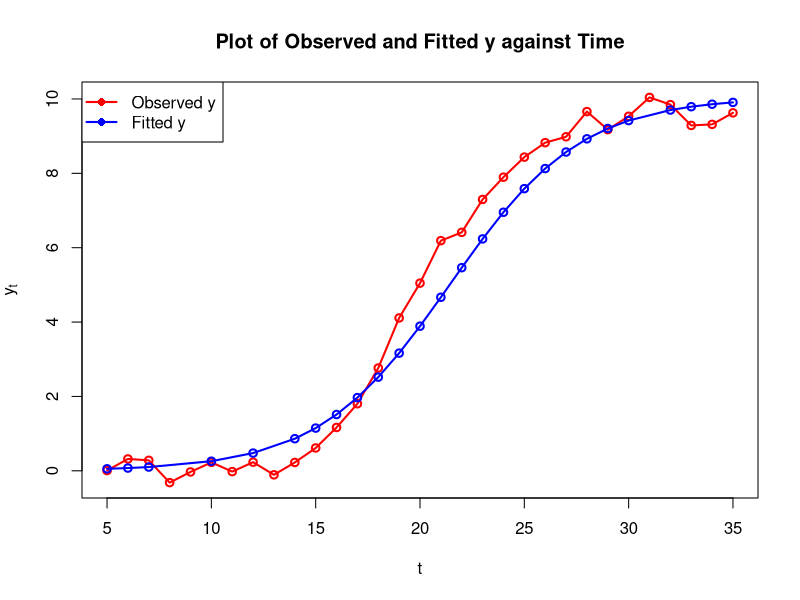

The R script that drew this image:
### "Improvements to nls()" - GSOC'21
## Easy

# test data

time <- c( 5,  6,  7,  8,  9, 10, 11, 12, 13, 14, 15, 16,
 17, 18, 19, 20, 21, 22, 23, 24, 25, 26, 27, 28, 29,
 30, 31, 32, 33, 34, 35)
y <- c( 0.0074203,  0.3188325,  0.2815891, -0.3171173, -0.0305409,  0.2266773,
  -0.0216102,  0.2319695, -0.1082007,  0.2246899,  0.6144181,  1.1655192,
  1.8038330,  2.7644418,  4.1104270,  5.0470456,  6.1896092,  6.4128618,
  7.2974793,  7.8965245,  8.4364991,  8.8252770,  8.9836204, 9.6607736,
  9.1746182,  9.5348823, 10.0421165,  9.8477874,  9.2886090,  9.3169916,
  9.6270209 )


# Plot y vs. time

plot(time,y,xlab="t",ylab=expression(y[t]),
main="Plot of Observed and Fitted y against Time",lwd=2,col="red",type="o")

# clean the data
time <- time[y>=0]
y <- y[y>=0]

# Approximate estimation of x0,k, L based on above plot

#approximate value of x0
x0 <- mean(time)

# approximate value of L
L<-max(y) 

# approximate value of k
# we remove y for which ln(L/y-1) is NA
time<-time[-which(L/y<=1)]
y<-y[-which(L/y<=1)]

k <- log(L/y-1)/(x0-time)
k<-mean(k)

# plot of the fitted values
lines(time, L/(1+exp(-k*(time-x0))),type="o",lwd=2,col="blue")
legend("topleft",legend=c("Observed y","Fitted y"),
col=c("red","blue"),lwd=2,,pch=16)

# print the parameter values
print(x0)
print(L)
print(k)
